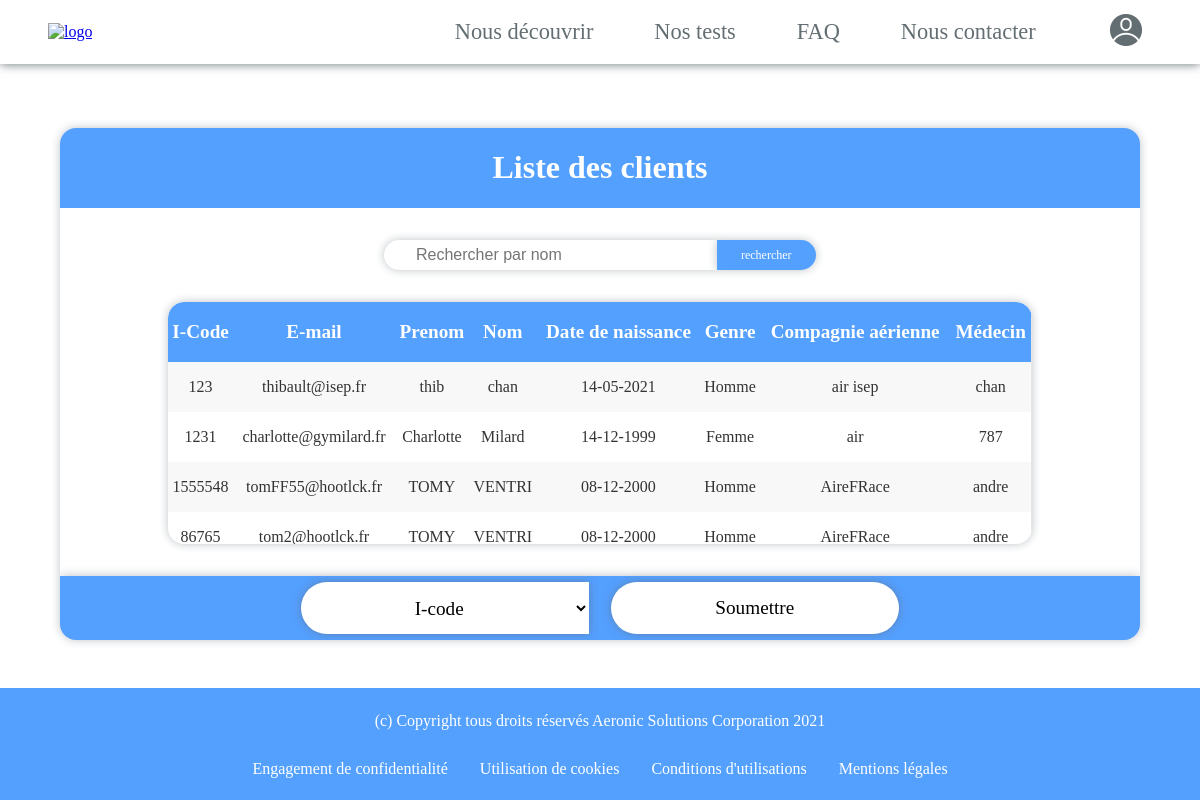
The page /controller/rechercheGestController.php (signed in) on the database its author committed.
### tables this page shows
CREATE TABLE IF NOT EXISTS `clients` (
  `id` int(11) NOT NULL AUTO_INCREMENT,
  `firstName` varchar(255) NOT NULL,
  `name` varchar(255) NOT NULL,
  `birthDate` date NOT NULL,
  `kind` varchar(255) NOT NULL,
  `company` varchar(255) NOT NULL,
  `mail` varchar(255) NOT NULL,
  `password` varchar(255) NOT NULL,
  `doctor` varchar(255) NOT NULL,
  `status` varchar(255) NOT NULL DEFAULT 'client',
  `icode` int(11) NOT NULL,
  `banish` varchar(5) NOT NULL DEFAULT 'false',
  PRIMARY KEY (`id`),
  UNIQUE KEY `mail` (`mail`),
  UNIQUE KEY `icode` (`icode`) USING BTREE
);

### controller/rechercheGestController.php (called while the page is built, shortened)
<?php session_start();
include '../view/header.php';
include '../view/footer.php';
include '../model/database.php';
include '../view/rechercheGest.php';
?>

### view/rechercheGest.php (the view, shortened to what this page needs)
<!DOCTYPE html>
<html>
<head>
    <link rel="stylesheet" href="../public/css/rechercheGest.css"/>
</head>
<body>
    <div class ="container">
        <div class="info_container">
            <h1>Liste des clients</h1>
        </div>
        <form class="search_bar_container" method="post" >
                <input class="searchbar" placeholder="Rechercher par nom" type="text" id="search" name="search" aria-label="Search through site content">
            <div class="barre_boutton">
                <input type="submit" value="rechercher" name="bouttonRechercher" id="bouttonRechercher">
            </div>
        </form>
        <div class="tbody_container">
            <table class="tableau_container">
                <thead>
                <tr>
                    <th>I-Code</th>
                    <th>E-mail</th>
                    <th>Prenom</th>
                    <th>Nom</th>
                    <th>Date de naissance</th>
                    <th>Genre</th>
                    <th>Compagnie aérienne</th>
                    <th>Médecin</th>
                </tr>
                </thead>
                <tbody>
                    <?php
                    if(isset($_POST['search'])){ ?>
                        <?php
                        $_SESSION['maRecherche'] = $_POST['search'];
                        $nomRecherche=$_SESSION['maRecherche'];
                        $q = $db->query("SELECT * FROM clients where name like '$nomRecherche%' order by name asc ");
                    }
                    else{
                        $q = $db->query("SELECT * FROM clients order by name asc");
                    }
                    while($row = $q ->fetch()){
                        $icode=$row[10];
                        $mail=$row[6];
                        $firstName = $row[1];
                        $name = $row[2];
                        $birthDate = date("d-m-Y",strtotime($row[3]));
                        $kind = $row[4];
                        $company = $row[5];
                        $doctor = $row[8];
                    ?><tr>
                        <td><?=$icode?></form></td>
                        <td><?=$mail?></td>
                        <td><?=$firstName?></td>
                        <td><?=$name?></td>
                        <td><?=$birthDate?></td>
                        <td><?=$kind?></td>
                        <td><?=$company?></td>
                        <td><?=$doctor?></td>
                    </tr> <?php
                    }
                    ?>
                </tbody>
            </table>
        </div>
        <form method="post" class="form_message" >
            <div class="gestionnaireM">
                <select name="code" id="code" required >
                    <option value="" selected="selected" disabled="disabled">I-code</option>
                </select>
                <button type="submit" id="submit" name="submit">Soumettre</button>
            </div>
        </form>
    </div>
</body>
</html>

### public/css/header.css (style rules this page uses)
* { font-family: 'oumgouleh'; }
html { scroll-behavior: smooth; }

### public/css/footer.css (style rules this page uses)
* { font-family: 'oumgouleh'; }

### public/css/rechercheGest.css (style rules this page uses)
body { margin : 0; display: flex; justify-content: center; height: 100vh; flex-direction: column; align-items: center; }
p,h3,h2,h1 { font-family: 'oumgouleh'; }
.container { margin-top: 8em; width: 90%; display: flex; height: 75%; flex-direction: column; border-radius: 1em; position: relative; overflow: hidden; background-color: white; box-shadow: 0px 0px 10px #bdc3c7; }
.info_container { height: 5em; background-color: #54a0ff; width: 100%; display: flex; justify-content: center; align-items: center; }
.info_container h1 { color: white; font-size: 2em; }
.search_bar_container { display: flex; align-items: center; justify-content: left; height: 4em; margin-left: 30%; width: 40%; margin-top: 2em; margin-bottom: 1em; }
.searchbar { border-top-left-radius: 2em; border-bottom-left-radius: 2em; height:90%; width: 75%; box-shadow: 0px 0px 10px #bdc3c7; border-top-style: none; border-right-style: none; border-left-style: none; border-bottom-style: none; outline: none; font-family: 'oumgouleh'; font-family: sans-serif; font-size: 100%; display: flex; justify-content: center; align-items: center; padding-left: 2em; }
.barre_boutton { background-color:white ; width: 25%; height: 100%; border-top-right-radius:2em ; border-bottom-right-radius: 2em; overflow: hidden; box-shadow: 0px 0px 10px #bdc3c7; }
.barre_boutton input { background-color:#54a0ff ; font-size: 1vw; border-top-style: hidden; border-right-style: hidden; border-left-style: hidden; border-bottom-style: hidden; overflow: hidden; outline: none; width: 100%; height: 100%; color: white; display: flex; justify-content: center; align-items: center; box-shadow: 0px 0px 10px #bdc3c7; text-decoration: none; }
.gestionnaireM { width: 100%; height: 4em; box-shadow: 0px 0px 10px #bdc3c7; position: absolute; bottom: 0; right: 0; left: 0; background-color: #54a0ff; display: flex; justify-content: center ; align-items: center; }
.gestionnaireM button { height: 80%; margin:1%; border-radius: 2.5em; border-top-style: hidden; border-right-style: hidden; border-left-style: hidden; border-bottom-style: hidden; box-shadow: rgba(99, 99, 99, 0.5) 0px 0px 8px 0px; background-color: white; text-align: center; width: 15em; font-size: 1.2em; }
.gestionnaireM select { height: 80%; margin:1%; border-top-left-radius: 2.5em; border-bottom-left-radius: 2.5em; border-top-style: hidden; border-right-style: hidden; border-left-style: hidden; border-bottom-style: hidden; box-shadow: rgba(99, 99, 99, 0.5) 0px 0px 8px 0px; background-color: white; text-align: center; width: 15em; font-size: 1.2em; }
.tableau_container { border-collapse: collapse; border-spacing: 0; font: normal 13px, sans-serif; width: 100%; border-collapse: collapse; border-radius: 1em; overflow: hidden; border-radius: 1em; }
.tableau_container thead { justify-content: center; align-items: center; width: 100%; border-radius: 1em; overflow: hidden; }
.tbody_container { width: 80%; overflow-y:visible; overflow-x: hidden; scroll-behavior: smooth; height: auto; margin-left:10%; margin-bottom : 2em; border-radius: 1em; margin-top: 1em; margin-bottom: 6em; box-shadow: 0px 0px 10px #bdc3c7; }
.tableau_container thead th { background-color: #54a0ff; color: white; text-align: center; height: 3em; font-size:1.2em; }
.tableau_container tbody td { color: #333; height: 3em; text-align: center; }
.tableau_container tr:nth-child(odd) { background: #F8F8F8; border-right: 1px solid #E6E4E4; }
.tableau_container tr:nth-child(even) { border-right: 1px solid #E6E4E4; }

### rows shown on the page
clients: icode "123", mail "thibault@isep.fr", firstName "thib", name "chan", birthDate "14-05-2021", kind "Homme", company "air isep", doctor "chan"
clients: icode "1231", mail "charlotte@gymilard.fr", firstName "Charlotte", name "Milard", birthDate "14-12-1999", kind "Femme", company "air", doctor "787"
clients: icode "1555548", mail "tomFF55@hootlck.fr", firstName "TOMY", name "VENTRI", birthDate "08-12-2000", kind "Homme", company "AireFRace", doctor "andre"
clients: icode "86765", mail "tom2@hootlck.fr", firstName "TOMY", name "VENTRI", birthDate "08-12-2000", kind "Homme", company "AireFRace", doctor "andre"
